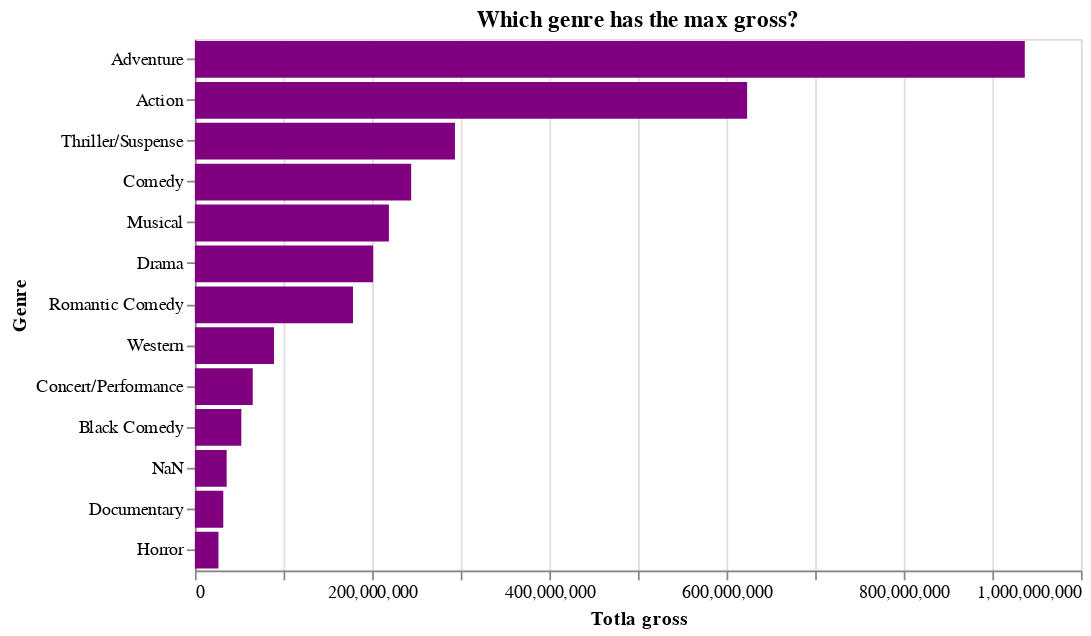

Notebook source saved alongside this figure:
### Markdown cell above
Now it's the time of making graphs to visualize our data. To see which genre has the max total gross, we can run the code below:

### Code cell
max_gross = alt.Chart(movies_gross_grouped, width = 500, height = 300).mark_bar(color = 'purple').encode(
    x = alt.X('total_gross', title = 'Totla gross'),
    y = alt.Y('genre', sort = '-x', title = 'Genre')
).properties(title = 'Which genre has the max gross?')

max_gross

### Figure 1 — Vega-Lite specification as saved in the notebook (floating-point values rounded to 4 significant figures)
{"config": {"view": {"continuousWidth": 400, "continuousHeight": 300}}, "data": {"name": "data-90a1b9313b1de8274a7f54e40ae9b4d4"}, "mark": {"type": "bar", "color": "purple"}, "encoding": {"x": {"type": "quantitative", "field": "total_gross", "title": "Totla gross"}, "y": {"type": "nominal", "field": "genre", "sort": "-x", "title": "Genre"}}, "height": 300, "title": "Which genre has the max gross?", "width": 500, "$schema": "https://vega.github.io/schema/vega-lite/v4.8.1.json", "datasets": {"data-90a1b9313b1de8274a7f54e40ae9b4d4": [{"genre": "Action", "movie_title": "Tron", "release_date": "2016-05-06T00:00:00", "MPAA_rating": "R", "total_gross": 623300000.0, "inflation_adjusted_gross": "$96,971,361"}, {"genre": "Adventure", "movie_title": "Zootopia", "release_date": "2016-12-16T00:00:00", "MPAA_rating": "R", "total_gross": 936700000.0, "inflation_adjusted_gross": "$95,208,344"}, {"genre": "Black Comedy", "movie_title": "The Royal Tenenbaums", "release_date": "2001-12-14T00:00:00", "MPAA_rating": "R", "total_gross": 52350000.0, "inflation_adjusted_gross": "$76,758,193"}, {"genre": "Comedy", "movie_title": "You Again", "release_date": "2014-10-10T00:00:00", "MPAA_rating": "R", "total_gross": 244100000.0, "inflation_adjusted_gross": "$98,067,733"}, {"genre": "Concert/Performance", "movie_title": "Jonas Brothers: The 3D Concert Experi…", "release_date": "2009-02-27T00:00:00", "MPAA_rating": "G", "total_gross": 65280000.0, "inflation_adjusted_gross": "$76,646,993"}, {"genre": "Documentary", "movie_title": "X Games 3D: The Movie", "release_date": "2016-04-29T00:00:00", "MPAA_rating": "PG", "total_gross": 32010000.0, "inflation_adjusted_gross": "$86,264"}, {"genre": "Drama", "movie_title": "crazy/beautiful", "release_date": "2016-09-23T00:00:00", "MPAA_rating": "R", "total_gross": 201200000.0, "inflation_adjusted_gross": "$97,356,578"}, {"genre": "Horror", "movie_title": "The Puppet Masters", "release_date": "2011-08-19T00:00:00", "MPAA_rating": "R", "total_gross": 26570000.0, "inflation_adjusted_gross": "$9,907,922"}, {"genre": "Musical", "movie_title": "Tim Burton's The Nightmare Before Chr…", "release_date": "2014-12-25T00:00:00", "MPAA_rating": "PG-13", "total_gross": 219000000.0, "inflation_adjusted_gross": "$94,852,354"}, {"genre": "NaN", "movie_title": "The War at Home", "release_date": "2002-01-01T00:00:00", "MPAA_rating": "R", "total_gross": 35840000.0, "inflation_adjusted_gross": "$9,156,084"}, {"genre": "Romantic Comedy", "movie_title": "While You Were Sleeping", "release_date": "2014-08-08T00:00:00", "MPAA_rating": "R", "total_gross": 178400000.0, "inflation_adjusted_gross": "$907,414"}, {"genre": "Thriller/Suspense", "movie_title": "Unbreakable", "release_date": "2016-01-29T00:00:00", "MPAA_rating": "R", "total_gross": 293500000.0, "inflation_adjusted_gross": "$82,267,038"}, {"genre": "Western", "movie_title": "Tombstone", "release_date": "2013-07-02T00:00:00", "MPAA_rating": "R", "total_gross": 89300000.0, "inflation_adjusted_gross": "$92,597,388"}]}}
